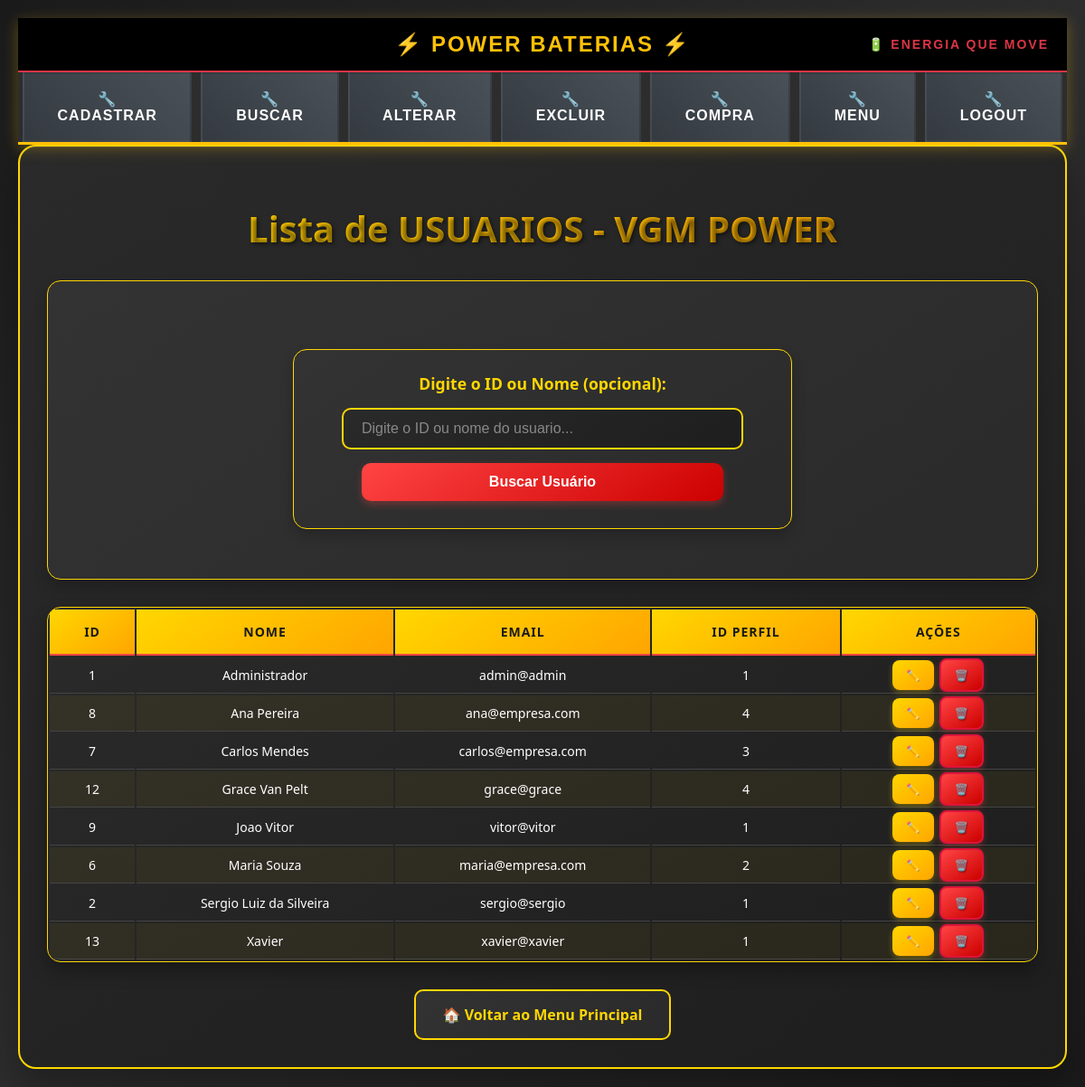
Page /Telas/buscar_usuario.php (signed in) on the earlier database version.
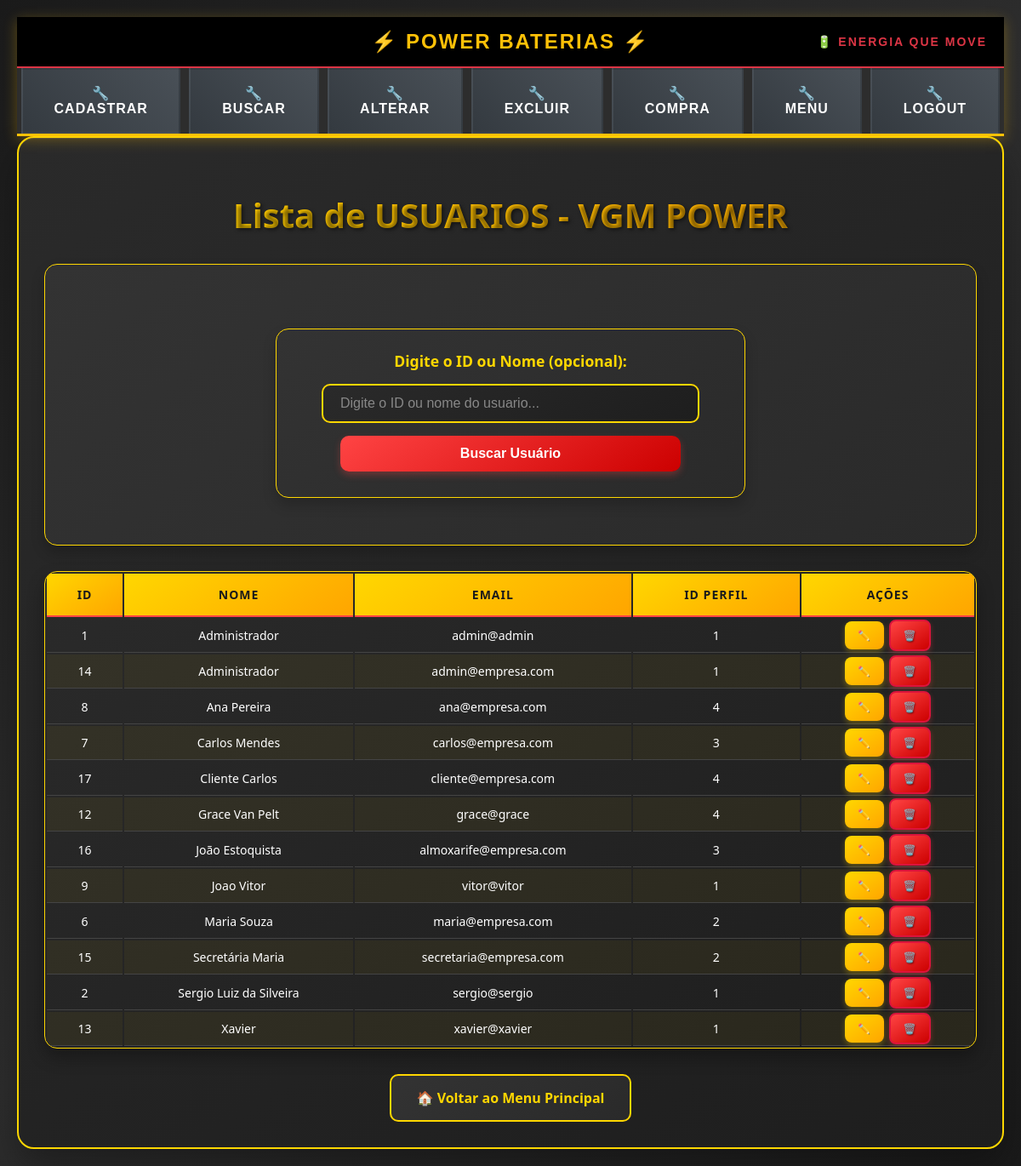
Same page on the later database version.
### tables this page shows
CREATE TABLE `usuario` (
  `id_usuario` int NOT NULL AUTO_INCREMENT,
  `nome` varchar(100) NOT NULL,
  `senha` varchar(255) NOT NULL,
  `email` varchar(100) NOT NULL,
  `id_perfil` int DEFAULT NULL,
  `senha_temporaria` tinyint(1) DEFAULT '0',
  PRIMARY KEY (`id_usuario`),
  UNIQUE KEY `email` (`email`),
  KEY `id_perfil` (`id_perfil`),
  CONSTRAINT `usuario_ibfk_1` FOREIGN KEY (`id_perfil`) REFERENCES perfil(`id_perfil`)
);

### Telas/buscar_usuario.php (the view, shortened to what the changed rows need)
<?php
require_once 'menudrop.php';
if ($_SERVER["REQUEST_METHOD"]=="POST" && !empty($_POST["busca"])) {
    $busca = trim($_POST["busca"]);
    if(is_numeric($busca)) {
        $sql = "SELECT * FROM usuario WHERE id_usuario = :busca ORDER BY nome ASC";
        $stmt = $pdo->prepare($sql);
        $stmt->bindParam(':busca', $busca, PDO::PARAM_INT);
    } else {
        $sql = "SELECT * FROM usuario WHERE nome LIKE :busca_nome ORDER BY nome ASC";
        $stmt = $pdo->prepare($sql);
        $stmt->bindValue(':busca_nome', "$busca%", PDO::PARAM_STR);
    }
} else {
    $sql = "SELECT * FROM usuario ORDER BY nome ASC";
    $stmt = $pdo->prepare($sql);
}
$stmt->execute();
$usuarios = $stmt->fetchAll(PDO::FETCH_ASSOC);
?>
<!DOCTYPE html>
<html lang="pt-BR">
<head>
    <link rel="stylesheet" href="../CSS/busca.css">
</head>
<body>
    <div class="container">
    <h2>Lista de USUARIOS - VGM POWER</h2>
    <?php if(!empty($usuarios)): ?>
        <div class="table-container">
            <table>
                <thead>
                    <tr>
                        <th>ID</th>
                        <th>Nome</th>
                        <th>Email</th>
                        <th>ID Perfil</th>
                        <th>Ações</th>
                    </tr>
                </thead>
                <tbody>
                    <?php foreach($usuarios as $usuario): ?>
                        <tr>
                            <td><?=htmlspecialchars($usuario['id_usuario'])?></td>
                            <td><?=htmlspecialchars($usuario['nome'])?></td>
                            <td><?=htmlspecialchars($usuario['email'])?></td>
                            <td><?=htmlspecialchars($usuario['id_perfil'])?></td>
                            <td>
                                <a href="alterar_usuario.php?id=<?=htmlspecialchars($usuario['id_usuario'])?>" class="action-btn edit-btn ">
                                <a href="excluir_usuario.php?id=<?= htmlspecialchars($usuario['id_usuario']) ?>" class="action-btn delete-btn"  onclick="return confirm('Tem certeza que deseja excluir este usuário?')">
                            </td>
                        </tr>
                    <?php endforeach; ?>
                </tbody>
            </table>
        </div>
    <?php else: ?>
        <p class="no-results">🔋 Nenhum usuário encontrado no sistema Vgm power Pro.</p>
    <?php endif; ?>
    </div>
</body>
</html>

### Telas/menudrop.php (shortened to what the changed rows need)
<?php
$id_perfil = $_SESSION['perfil'];
$permissoes = [
    1=>["Cadastrar"=>["cadastro_usuario.php","cadastro_cliente.php","cadastro_fornecedor.php","cadastro_produto.php","cadastro_funcionario.php"],
        "Buscar"=>["buscar_usuario.php","buscar_cliente.php","buscar_fornecedor.php","buscar_produto.php","buscar_funcionario.php"],
        "Alterar"=>["alterar_usuario.php","alterar_cliente.php","alterar_fornecedor.php","alterar_produto.php","alterar_funcionario.php"],
        "Excluir"=>["excluir_usuario.php","excluir_cliente.php","excluir_fornecedor.php","excluir_produto.php","excluir_funcionario.php"],
        "Compra"=>["editar_compra.php","nova_compra.php", "lista_compras.php","excluir_compra.php"],
        "Menu"=>["principal.php"],
        "Logout"=>["logout.php"]],
        2=>["Cadastrar"=>["cadastro_cliente.php"],
        "Buscar"=>["buscar_cliente.php","buscar_forncedor.php","buscar_produto.php"],
        "Alterar"=>["alterar_cliente.php","alterar_forncedor.php"],
        "Logout"=>["logout.php"]],
        3=>["Cadastrar"=>["cadastro_forncedor.php","cadastro_produto.php"],
        "Buscar"=>["buscar_cliente.php","buscar_forncedor.php","buscar_produto.php"],
        "Alterar"=>["alterar_forncedor.php","alterar_produto.php"],
        "Excluir"=>["excluir_produto.php"]],
        4=>["Cadastrar"=>["cadastro_cliente.php"],
        "Buscar"=>["buscar_produto.php"],
        "Alterar"=>["alterar_cliente.php"]],
];
$opcoes_menu = $permissoes[$id_perfil];
?>
<!DOCTYPE html>
<html lang="pt-br">
<head>
    <link rel="stylesheet" href="../CSS/styles.css">
</head>
<body>
<nav style="
    background: linear-gradient(135deg, #1a1a1a 0%, #2d2d2d 100%);
    padding: 0;
    box-shadow: 0 4px 15px rgba(255, 193, 7, 0.3);
    border-bottom: 3px solid #ffc107;
    position: relative;
">
    <ul class="menu" style="
        list-style: none;
        margin: 0;
        padding: 0;
        display: flex;
        justify-content: center;
        background: #2d2d2d;
    ">
    <?php foreach($opcoes_menu as $categoria=>$arquivos):?>
    <li class="dropdown" style="
        position: relative;
        margin: 0 5px;
    ">
        <a href="#" style="
            display: block;
            padding: 18px 25px;
            color: #fff;
            text-decoration: none;
            font-family: Arial, sans-serif;
            font-weight: bold;
            font-size: 16px;
            text-transform: uppercase;
            letter-spacing: 1px;
            background: linear-gradient(45deg, #343a40, #495057);
            border: 2px solid transparent;
            transition: all 0.3s ease;
            position: relative;
            overflow: hidden;
        "
        onmouseover="this.style.background='linear-gradient(45deg, #ffc107, #ffca2c)'; this.style.color='#000'; this.style.borderColor='#dc3545'; this.style.transform='translateY(-2px)'; this.style.boxShadow='0 5px 15px rgba(255,193,7,0.4)'"
        onmouseout="this.style.background='linear-gradient(45deg, #343a40, #495057)'; this.style.color='#fff'; this.style.borderColor='transparent'; this.style.transform='translateY(0)'; this.style.boxShadow='none'">
            🔧 <?=$categoria ?>
        </a>
    </li>
    <?php endforeach;?>
    </ul>
</nav>
</body>
</html>

Differences in the rows shown:
added usuario: id_usuario "14", nome "Administrador", email "admin@empresa.com", id_perfil "1"
added usuario: id_usuario "17", nome "Cliente Carlos", email "cliente@empresa.com", id_perfil "4"
added usuario: id_usuario "16", nome "João Estoquista", email "almoxarife@empresa.com", id_perfil "3"
added usuario: id_usuario "15", nome "Secretária Maria", email "secretaria@empresa.com", id_perfil "2"
